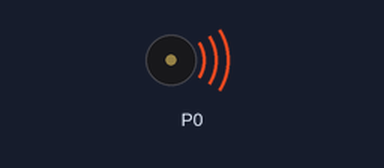
The program below on a simulated BBC micro:bit (MakeCode). On the bench: buzzer (waves = sounding).

Above: at 0.1 s.
At 25.2 s:
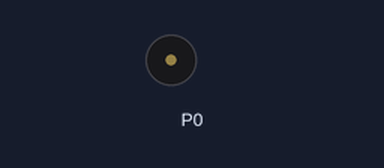
Timing chart, 0 to 26.7 s (numbered marks = the images above):
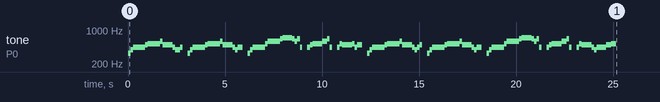

The program:

main.ts
```typescript
music.setTempo(60)
music.playTone(330, music.beat(BeatFraction.Eighth))
music.playTone(392, music.beat(BeatFraction.Eighth))
music.playTone(440, music.beat(BeatFraction.Quarter))
music.playTone(440, music.beat(BeatFraction.Quarter))
music.playTone(440, music.beat(BeatFraction.Eighth))
music.playTone(494, music.beat(BeatFraction.Eighth))
music.playTone(523, music.beat(BeatFraction.Quarter))
music.playTone(523, music.beat(BeatFraction.Quarter))
music.playTone(523, music.beat(BeatFraction.Eighth))
music.playTone(587, music.beat(BeatFraction.Eighth))
music.playTone(494, music.beat(BeatFraction.Quarter))
music.playTone(494, music.beat(BeatFraction.Quarter))
music.playTone(440, music.beat(BeatFraction.Eighth))
music.playTone(392, music.beat(BeatFraction.Eighth))
music.playTone(392, music.beat(BeatFraction.Eighth))
music.playTone(440, music.beat(BeatFraction.Eighth))
music.rest(music.beat(BeatFraction.Quarter))
music.playTone(330, music.beat(BeatFraction.Eighth))
music.playTone(392, music.beat(BeatFraction.Eighth))
music.playTone(440, music.beat(BeatFraction.Quarter))
music.playTone(440, music.beat(BeatFraction.Quarter))
music.playTone(440, music.beat(BeatFraction.Eighth))
music.playTone(494, music.beat(BeatFraction.Eighth))
music.playTone(523, music.beat(BeatFraction.Quarter))
music.playTone(523, music.beat(BeatFraction.Quarter))
music.playTone(523, music.beat(BeatFraction.Eighth))
music.playTone(587, music.beat(BeatFraction.Eighth))
music.playTone(494, music.beat(BeatFraction.Quarter))
music.playTone(494, music.beat(BeatFraction.Quarter))
music.playTone(440, music.beat(BeatFraction.Eighth))
music.playTone(392, music.beat(BeatFraction.Eighth))
music.playTone(440, music.beat(BeatFraction.Quarter))
music.rest(music.beat(BeatFraction.Quarter))
music.playTone(330, music.beat(BeatFraction.Eighth))
music.playTone(392, music.beat(BeatFraction.Eighth))
music.playTone(440, music.beat(BeatFraction.Quarter))
music.playTone(440, music.beat(BeatFraction.Quarter))
music.playTone(440, music.beat(BeatFraction.Eighth))
music.playTone(523, music.beat(BeatFraction.Eighth))
music.playTone(587, music.beat(BeatFraction.Quarter))
music.playTone(587, music.beat(BeatFraction.Quarter))
music.playTone(587, music.beat(BeatFraction.Eighth))
music.playTone(659, music.beat(BeatFraction.Eighth))
music.playTone(698, music.beat(BeatFraction.Quarter))
music.playTone(698, music.beat(BeatFraction.Quarter))
music.playTone(659, music.beat(BeatFraction.Eighth))
music.playTone(587, music.beat(BeatFraction.Eighth))
music.playTone(659, music.beat(BeatFraction.Eighth))
music.playTone(440, music.beat(BeatFraction.Eighth))
music.rest(music.beat(BeatFraction.Quarter))
music.playTone(440, music.beat(BeatFraction.Eighth))
music.playTone(494, music.beat(BeatFraction.Eighth))
music.playTone(523, music.beat(BeatFraction.Quarter))
music.playTone(523, music.beat(BeatFraction.Quarter))
music.playTone(587, music.beat(BeatFraction.Quarter))
music.playTone(659, music.beat(BeatFraction.Eighth))
music.playTone(440, music.beat(BeatFraction.Eighth))
music.rest(music.beat(BeatFraction.Quarter))
music.playTone(440, music.beat(BeatFraction.Eighth))
music.playTone(523, music.beat(BeatFraction.Eighth))
music.playTone(494, music.beat(BeatFraction.Quarter))
music.playTone(494, music.beat(BeatFraction.Quarter))
music.playTone(523, music.beat(BeatFraction.Eighth))
music.playTone(440, music.beat(BeatFraction.Eighth))
music.playTone(494, music.beat(BeatFraction.Quarter))
music.rest(music.beat(BeatFraction.Quarter))
music.playTone(330, music.beat(BeatFraction.Eighth))
music.playTone(392, music.beat(BeatFraction.Eighth))
music.playTone(440, music.beat(BeatFraction.Quarter))
music.playTone(440, music.beat(BeatFraction.Quarter))
music.playTone(440, music.beat(BeatFraction.Eighth))
music.playTone(494, music.beat(BeatFraction.Eighth))
music.playTone(523, music.beat(BeatFraction.Quarter))
music.playTone(523, music.beat(BeatFraction.Quarter))
music.playTone(523, music.beat(BeatFraction.Eighth))
music.playTone(587, music.beat(BeatFraction.Eighth))
music.playTone(494, music.beat(BeatFraction.Quarter))
music.playTone(494, music.beat(BeatFraction.Quarter))
music.playTone(440, music.beat(BeatFraction.Eighth))
music.playTone(392, music.beat(BeatFraction.Eighth))
music.playTone(440, music.beat(BeatFraction.Eighth))
music.playTone(494, music.beat(BeatFraction.Eighth))
music.rest(music.beat(BeatFraction.Quarter))
music.playTone(330, music.beat(BeatFraction.Eighth))
music.playTone(392, music.beat(BeatFraction.Eighth))
music.playTone(440, music.beat(BeatFraction.Quarter))
music.playTone(440, music.beat(BeatFraction.Quarter))
music.playTone(440, music.beat(BeatFraction.Eighth))
music.playTone(494, music.beat(BeatFraction.Eighth))
music.playTone(523, music.beat(BeatFraction.Quarter))
music.playTone(523, music.beat(BeatFraction.Quarter))
music.playTone(523, music.beat(BeatFraction.Eighth))
music.playTone(587, music.beat(BeatFraction.Eighth))
music.playTone(494, music.beat(BeatFraction.Quarter))
music.playTone(494, music.beat(BeatFraction.Quarter))
music.playTone(440, music.beat(BeatFraction.Eighth))
music.playTone(392, music.beat(BeatFraction.Eighth))
music.playTone(440, music.beat(BeatFraction.Quarter))
music.rest(music.beat(BeatFraction.Quarter))
music.playTone(330, music.beat(BeatFraction.Eighth))
music.playTone(392, music.beat(BeatFraction.Eighth))
music.playTone(440, music.beat(BeatFraction.Quarter))
music.playTone(440, music.beat(BeatFraction.Quarter))
music.playTone(440, music.beat(BeatFraction.Eighth))
music.playTone(523, music.beat(BeatFraction.Eighth))
music.playTone(587, music.beat(BeatFraction.Quarter))
music.playTone(587, music.beat(BeatFraction.Quarter))
music.playTone(587, music.beat(BeatFraction.Eighth))
music.playTone(659, music.beat(BeatFraction.Eighth))
music.playTone(698, music.beat(BeatFraction.Quarter))
music.playTone(698, music.beat(BeatFraction.Quarter))
music.playTone(659, music.beat(BeatFraction.Eighth))
music.playTone(587, music.beat(BeatFraction.Eighth))
music.playTone(659, music.beat(BeatFraction.Eighth))
music.playTone(440, music.beat(BeatFraction.Eighth))
music.rest(music.beat(BeatFraction.Quarter))
music.playTone(440, music.beat(BeatFraction.Eighth))
music.playTone(494, music.beat(BeatFraction.Eighth))
music.playTone(523, music.beat(BeatFraction.Quarter))
music.playTone(523, music.beat(BeatFraction.Quarter))
music.playTone(587, music.beat(BeatFraction.Quarter))
music.playTone(659, music.beat(BeatFraction.Eighth))
music.playTone(440, music.beat(BeatFraction.Eighth))
music.rest(music.beat(BeatFraction.Quarter))
music.playTone(440, music.beat(BeatFraction.Eighth))
music.playTone(523, music.beat(BeatFraction.Eighth))
music.playTone(494, music.beat(BeatFraction.Quarter))
music.playTone(494, music.beat(BeatFraction.Quarter))
music.playTone(440, music.beat(BeatFraction.Eighth))
music.playTone(392, music.beat(BeatFraction.Eighth))
music.playTone(440, music.beat(BeatFraction.Quarter))
music.playTone(440, music.beat(BeatFraction.Quarter))
music.playTone(494, music.beat(BeatFraction.Quarter))
music.playTone(523, music.beat(BeatFraction.Quarter))
basic.forever(function () {

})
```

test.ts
```typescript
// aquí va el archivo "tests"; esto no se compilará cuando este paquete se utilice como una extensión.
```
